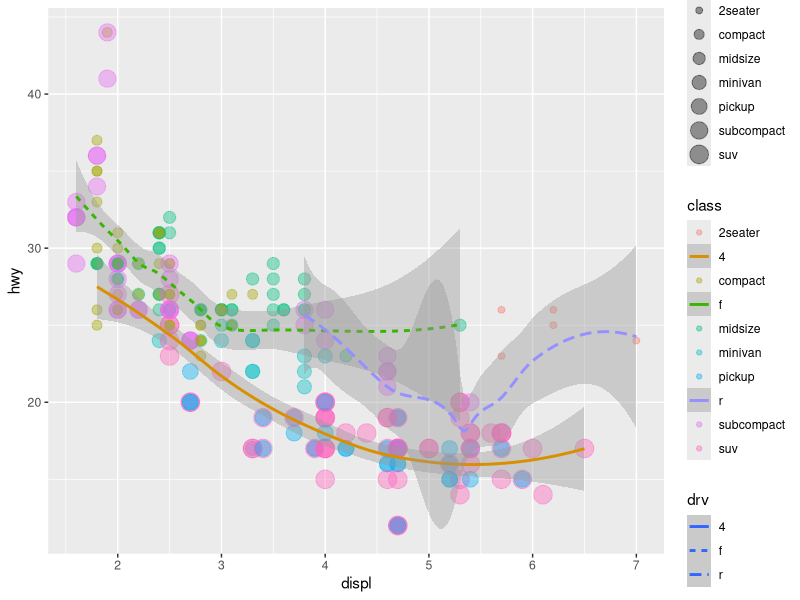

Write R code to recreate this figure.
library(ggplot2)
ggplot(data = mpg) + 
  geom_point(mapping = aes(x=displ, y=hwy, size=class, color=class), alpha=0.4)+
  geom_smooth(mapping = aes(x = displ, y = hwy, linetype = drv, color=drv))